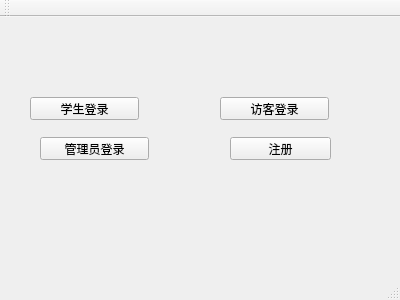
<?xml version="1.0" encoding="UTF-8"?>
<ui version="4.0">
 <class>MainWindow</class>
 <widget class="QMainWindow" name="MainWindow">
  <property name="geometry">
   <rect>
    <x>0</x>
    <y>0</y>
    <width>400</width>
    <height>300</height>
   </rect>
  </property>
  <property name="windowTitle">
   <string>MainWindow</string>
  </property>
  <widget class="QWidget" name="centralWidget">
   <widget class="QPushButton" name="pushButton_2">
    <property name="geometry">
     <rect>
      <x>230</x>
      <y>120</y>
      <width>101</width>
      <height>23</height>
     </rect>
    </property>
    <property name="text">
     <string>注册</string>
    </property>
   </widget>
   <widget class="QPushButton" name="pushButton">
    <property name="geometry">
     <rect>
      <x>30</x>
      <y>80</y>
      <width>109</width>
      <height>23</height>
     </rect>
    </property>
    <property name="text">
     <string>学生登录</string>
    </property>
   </widget>
   <widget class="QPushButton" name="pushButton_4">
    <property name="geometry">
     <rect>
      <x>40</x>
      <y>120</y>
      <width>109</width>
      <height>23</height>
     </rect>
    </property>
    <property name="text">
     <string>管理员登录</string>
    </property>
   </widget>
   <widget class="QPushButton" name="pushButton_3">
    <property name="geometry">
     <rect>
      <x>220</x>
      <y>80</y>
      <width>109</width>
      <height>23</height>
     </rect>
    </property>
    <property name="text">
     <string>访客登录</string>
    </property>
   </widget>
  </widget>
  <widget class="QMenuBar" name="menuBar">
   <property name="geometry">
    <rect>
     <x>0</x>
     <y>0</y>
     <width>400</width>
     <height>21</height>
    </rect>
   </property>
  </widget>
  <widget class="QToolBar" name="mainToolBar">
   <attribute name="toolBarArea">
    <enum>TopToolBarArea</enum>
   </attribute>
   <attribute name="toolBarBreak">
    <bool>false</bool>
   </attribute>
  </widget>
  <widget class="QStatusBar" name="statusBar"/>
 </widget>
 <layoutdefault spacing="6" margin="11"/>
 <resources/>
 <connections/>
</ui>
